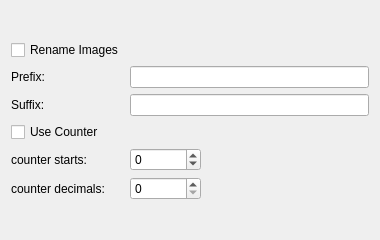
<?xml version="1.0" encoding="UTF-8"?>
<ui version="4.0">
 <class>Rename</class>
 <widget class="QWidget" name="Rename">
  <property name="geometry">
   <rect>
    <x>0</x>
    <y>0</y>
    <width>380</width>
    <height>240</height>
   </rect>
  </property>
  <property name="windowTitle">
   <string>Form</string>
  </property>
  <layout class="QGridLayout" name="gridLayout">
   <item row="1" column="0">
    <widget class="QCheckBox" name="renameCheckBox">
     <property name="text">
      <string>Rename Images</string>
     </property>
    </widget>
   </item>
   <item row="2" column="0">
    <widget class="QLabel" name="label">
     <property name="text">
      <string>Prefix: </string>
     </property>
    </widget>
   </item>
   <item row="2" column="1" colspan="2">
    <widget class="QLineEdit" name="prefixLineEdit"/>
   </item>
   <item row="3" column="0">
    <widget class="QLabel" name="label_2">
     <property name="text">
      <string>Suffix: </string>
     </property>
    </widget>
   </item>
   <item row="3" column="1" colspan="2">
    <widget class="QLineEdit" name="suffixLineEdit"/>
   </item>
   <item row="4" column="0">
    <widget class="QCheckBox" name="counterCheckBox">
     <property name="text">
      <string>Use Counter</string>
     </property>
    </widget>
   </item>
   <item row="7" column="0">
    <spacer name="verticalSpacer">
     <property name="orientation">
      <enum>Qt::Vertical</enum>
     </property>
     <property name="sizeHint" stdset="0">
      <size>
       <width>20</width>
       <height>40</height>
      </size>
     </property>
    </spacer>
   </item>
   <item row="0" column="0">
    <spacer name="verticalSpacer_2">
     <property name="orientation">
      <enum>Qt::Vertical</enum>
     </property>
     <property name="sizeHint" stdset="0">
      <size>
       <width>20</width>
       <height>40</height>
      </size>
     </property>
    </spacer>
   </item>
   <item row="5" column="0">
    <widget class="QLabel" name="label_3">
     <property name="text">
      <string>counter starts:</string>
     </property>
    </widget>
   </item>
   <item row="6" column="0">
    <widget class="QLabel" name="label_4">
     <property name="text">
      <string>counter decimals:</string>
     </property>
    </widget>
   </item>
   <item row="5" column="1">
    <widget class="QSpinBox" name="startSpinBox">
     <property name="prefix">
      <string/>
     </property>
     <property name="minimum">
      <number>-1000000</number>
     </property>
     <property name="maximum">
      <number>1000000</number>
     </property>
    </widget>
   </item>
   <item row="6" column="1">
    <widget class="QSpinBox" name="decimalSpinBox">
     <property name="maximum">
      <number>16</number>
     </property>
    </widget>
   </item>
   <item row="4" column="2">
    <spacer name="horizontalSpacer">
     <property name="orientation">
      <enum>Qt::Horizontal</enum>
     </property>
     <property name="sizeHint" stdset="0">
      <size>
       <width>40</width>
       <height>20</height>
      </size>
     </property>
    </spacer>
   </item>
  </layout>
 </widget>
 <resources/>
 <connections/>
</ui>
